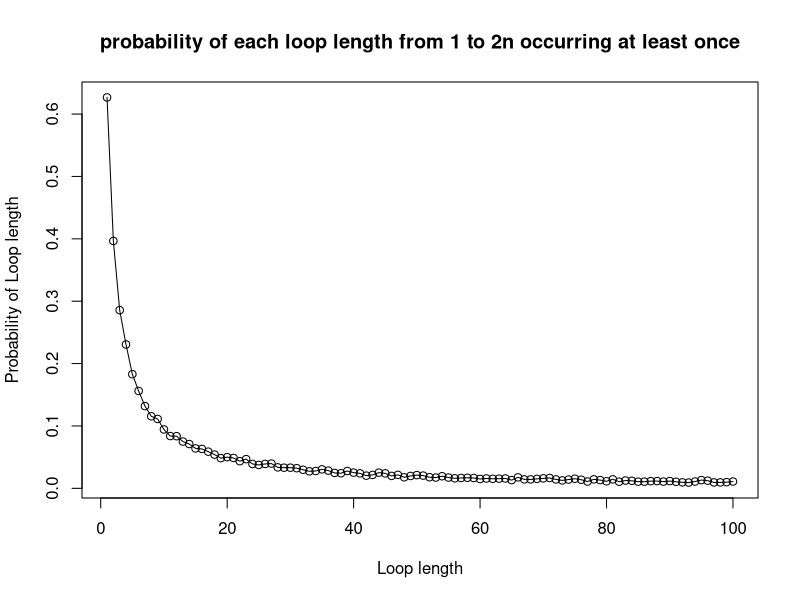
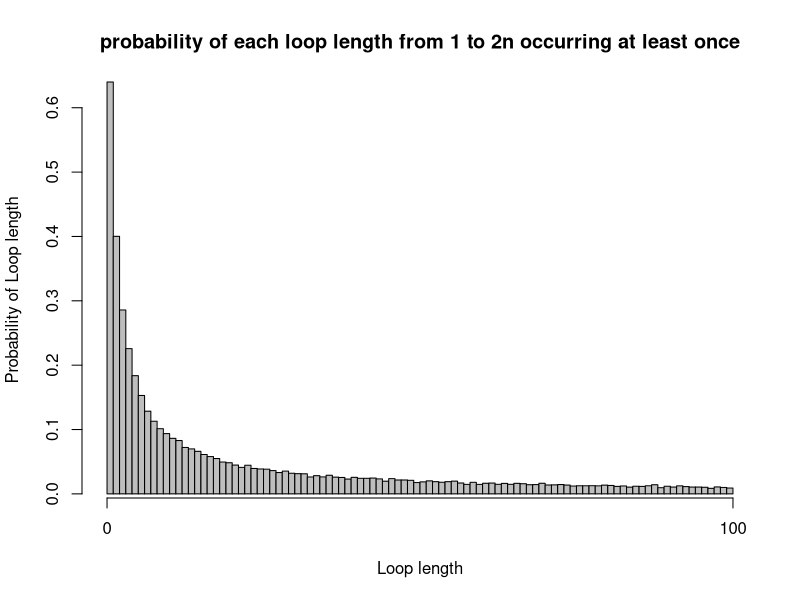

Reproduce these figures in R, in order.
# Karman Singh s1936373
# Viren Sirwani Mulani s1949143
# Alannah Hounat s2434943
# Git repo Link:
# Team member contributions to project:

# Overview of Code: Given the 2n prisoners problem. An R script to evaluate the 
# different probabilities of a prisoner being set free given that they must check n boxes from
# 2n boxes using one of three strategies.
# 3 strategies:
# 1. Prisoner opens first box with their number on the outside. If it doesn't contain their number
# the next box they open starts with the number revealed in the first box
# 2. the same as strategy 1 except the first box is a random box 
# 3. They open n boxes at random checking for their number within the box 
# We evaluate the probabilities of one prisoner being set free and all 2n prisoners being set free
# 

# INPUT: n <- decides numbers of prisoners, prisoner_number<- prisoner number, 
# first_box <- first box picked by prisoner, depending on strategy , 
# numbered_boxes <- numbered boxes taken from random sample
# OUTPUT: 1 or 0 for success or not success respectively
# Purpose: returns 1 or 0 as stated above to tell us if the prisoners have
# been successful in finding their number. Also, so code isn't repeated in later functions
success_check <- function(n, prisoner_number, first_box, numbered_boxes) {
  # number of boxes opened by prisoner
  number_of_attempts <- 0
  # value 1 indicates prisoner number found, 0 otherwise
  success <- 0
  # first box opened corresponds to value of first_box value, depending on strategy used, could be 
  # random or prisoners number
  guess <- numbered_boxes[first_box]
  # while loop checks if number of boxes opened is less than n
  while (number_of_attempts < n) {
    if (guess == prisoner_number) {
      # if prisoner number found, no need to continue looking
      success <- 1
      break
    }
    else {
      # move on to the next box as previous box did not contain prisoner number
      guess <- numbered_boxes[guess]
      # number of attempts goes up by one as prisoner moves on to next box
      number_of_attempts <- number_of_attempts + 1
    }
  }
  
  # 1 or 0, depending on if prisoner number has been found
  return (success)
}

# INPUT: n <- total number of prisoners, quantity <- number of items to choose
# OUTPUT: vector of integers of length 'quantity'
# PURPOSE: produce a random vector of box numbers of a particular size depending on 
# the strategy. Strategy 2 would require us to return just one box number while 
# strategy 3 requires us to return n random box numbers
produce_random_numbered_boxes <- function(n, quantity) {
  return (sample(1:n, quantity))
}

# INPUT: n <- decides numbers of prisoners, k <- prisoner number, strategy <- 1, 2 or 3,
# numbered_boxes<- numbered boxes
# OUTPUT: 1(success) or 0(fail)
# PURPOSE: This function simulates the first strategy where a prisoner
# picks a box with their number on it, the second strategy where a prisoner
# picks a random box to begin with, and the third strategy where a prisoner
# picks n boxes at random, checking each card for their number
check_success_given_strategy <- function(n, k, strategy, numbered_boxes){
  success_strategy3 <- 0
  # if and else if to select the correct strategy
  if (strategy == 1)
    # first box picked has prisoners number on it
    first_box <- k
  else if (strategy == 2)
    # pick a box with a random number on it by calling the helper function 
    # 'produce_random_numbered_boxes'
    first_box <- produce_random_numbered_boxes(2 * n, 1)
  else if (strategy == 3) {
    # here we need n random boxes, the aforementioned helper function is used again
    random_box <- produce_random_numbered_boxes(2 * n, n)
    for (box in random_box) {
      # if one of the random boxes contains the prisoners number
      if (box == k){
        # if prisoner number found, no need to continue looking
        success_strategy3 <- 1
        break
      }
    }
    return (success_strategy3)
  }
  # check the success, used for strategy 1 and 2
  check <- success_check(n, k, first_box, numbered_boxes)
  return(check)
}

# INPUT: n <- decides numbers of prisoners, k <- prisoner number, strategy <- either 1,2,3,
# nreps <- number of times experiment is done
# OUTPUT: Probability estimate of prisoner k finding their number using given strategy
# PURPOSE: To find the probability of one prisoner finding their number
Pone <- function(n, k, strategy, nreps = 10000) {
  number_of_success <- 0
  # iterating over nreps experiments
  for (reps in 1:nreps) {
    # index of numbered_boxes corresponds to the box number, and the value stored
    # at that index corresponds to the numbered card randomly placed in the box
    numbered_boxes <- produce_random_numbered_boxes(2 * n, 2 * n)
    number_of_success <- number_of_success + 
      check_success_given_strategy(n, k, strategy, numbered_boxes)
  }
  # we divide number_of_success by nreps to get a probability of a single prisoner
  # finding their number
  prob_one_estimate <- number_of_success / nreps
  return (prob_one_estimate)
}

# INPUT: n <- decides numbers of prisoners, strategy <- either 1,2,3
# nreps <- number of times experiment is done
# OUTPUT: Probability estimate of all prisoners finding their number using given strategy
# PURPOSE: To find the probability of all prisoners being released
Pall <- function(n, strategy, nreps = 10000) {
  number_of_success <- 0
  for (reps in 1:nreps) {
    # Outside inner loop since the room is returned to original state once 
    # prisoner leaves
    numbered_boxes <- produce_random_numbered_boxes(2 * n, 2 * n)
    for (prisoner_number in 1:(2 * n)) {
      # calls on helper function to check if the chosen strategy has been 
      # successful or not. A 1 would be success, 0 otherwise
      check <- check_success_given_strategy(n, prisoner_number, strategy, numbered_boxes)
      # if check == 0 then one of the prisoners was unable to find their number
      # this means none of the prisoners go free, so, we stop the loop entirely
      if (check == 0)
        break
    }
    # add 1 to number_of_success if prisoner finds number
    number_of_success <- number_of_success + check
  }
  
  # divide by total number of repetitions to get probability of everybody succeeding 
  prob_all_estimate <- number_of_success / nreps
  return (prob_all_estimate)
}

# example code of the 'Pone' and 'Pall' are provided below:

cat("Probability estimate of a single prisoner succeeding in finding their number when n=5:")
cat("nStrategy 1:", Pone(5, 7, 1))
cat("\nStrategy 2:", Pone(5, 7, 2))
cat("\nStrategy 3:", Pone(5, 7, 3))

cat("Probability estimate of a single prisoner succeeding in finding their number when n=50:")
cat("\nStrategy 1:", Pone(50, 7, 1))
cat("\nStrategy 2:", Pone(50, 7, 2))
cat("\nStrategy 3:", Pone(50, 7, 3))

cat("\nProbability estimate of all prisoners succeeding in finding their numbers when n=5:")
cat("\nStrategy 1:", Pall(5, 1))
cat("\nStrategy 2:", Pall(5, 2))
cat("\nStrategy 3:", Pall(5, 3))

cat("\nProbability estimate of all prisoners succeeding in finding their numbers when n=50:")
cat("\nStrategy 1:", Pall(50, 1))
cat("\nStrategy 2:", Pall(50, 2))
cat("\nStrategy 3:", Pall(50, 3))

# For Pone evidently the less people there are (the smaller that n is) the better 
# chance of success, which is expected.

# Pall is where we observe a surprising result. 
# Strategy 2 and 3 yield zero/near zero probabilities. Strategy 1 yields an
# approximate probability of 30% and 36% for n=50 and n=5 respectively.
# This seems to be the most optimal strategy.
# Strategy 2 and 3 have an element of randomness to them, as a result there 
# is no guarantee to even eventually find the correct prisoner number.
# In strategy 1 every box leads to another and eventually loops back to the
# prisoner number we began with, this is guaranteed. What is not guaranteed
# is the cycle which contains the prisoner number may have a length greater 
# than n.

# INPUT: n <- decides numbers of prisoners, nreps <- number of times experiment is done
# OUTPUT: probability of each loop length from 1 to 2n occurring at least once 
# PURPOSE: here we estimate by simulation the probability of each loop length
# occurring at least once in a random shuffling of the prisoner numbers 
dloop <- function(n, nreps = 10000) {
  # count of all the cycles with loop length 1 to 2n that occurred 0 times 
  # in the simulation
  count_loop_length_0_times = rep(0, 2*n)
  #loop over all experiments(number of repetitions)
  for (reps in 1:nreps) {
    # index of numbered_boxes corresponds to the box number, and the value stored
    # at that index corresponds to the numbered card randomly placed in the box
    numbered_boxes <- produce_random_numbered_boxes(2 * n, 2 * n)
    # count of how many times a cycle has 1 to 2n loop length
    count_of_loop_length = rep(0, 2*n)
    # numbers that are already present in a cycle, hence don't need to be 
    # iterated over again
    numbers_iterated_over = c()
    # looping over all prisoner numbers
    for (prisoner_number in 1:(2 * n)) {
      # vector to hold various cycles, length of this vector would give the 
      # length of the cycle that contains the prisoner number
      individual_cycles = c()
      # if prisoner number is not present in any previous cycles, we follow
      # the path of boxes to find the cycle that contains the prisoner number.
      # if the prisoner number is present, then just skip to the next 
      # prisoner number
      if (!(prisoner_number %in% numbers_iterated_over)) {
        individual_cycles = append(individual_cycles, prisoner_number)
        next_box_in_cycle = numbered_boxes[prisoner_number]
        # checks if the card removed from the box contains the prisoner number
        while (next_box_in_cycle != prisoner_number) {
          individual_cycles = append(individual_cycles, next_box_in_cycle)
          next_box_in_cycle = numbered_boxes[next_box_in_cycle]
        }
        count_of_loop_length[length(individual_cycles)] = 
          count_of_loop_length[length(individual_cycles)] + 1
        # appending the numbers in the cycle to the vector that contains all the
        # cycles
        numbers_iterated_over = append(numbers_iterated_over, individual_cycles)
      }
    }
    # finds all loop lengths that occurred 0 times in the experiment and adds 1
    # to the count for each of those loop lengths
    index_loop_length_0_times = grep(0, count_of_loop_length)
    count_loop_length_0_times[index_loop_length_0_times] = 
      count_loop_length_0_times[index_loop_length_0_times] + 1
  }
  # in the following two lines we take the count of the cycles that happened 
  # zero times and divide by number of repetitions to get a probability
  # of cycles happening zero times. We then subtract these values from 1 to get
  # probability of the cycles happening at least 1 time
  prob_loop_length_0_times <- count_loop_length_0_times/nreps
  prob_loop_length_at_least_once <- 1 - prob_loop_length_0_times
  return (prob_loop_length_at_least_once)
}

# example code for 'dloop' provided below:

cat("Probability of loop length from 1 to 2n occurring at least once in a random shuffling of cards to boxes: ")
cat("\nFor n=50: ", dloop(50))

# Here n=50. For the prisoners to be successful, the longest loop must not be greater than
# 50. The probability of not having a loop longer than 50 is equal to the probability
# of a random permutation of the prisoner numbers 1 to 100 having a loop whose length is
# greater than 50. We first need to know the number of permutations of prisoner
# numbers 1 to 100 with a loop of length x>50. That is 100!/x. The probability of 
# of a random permutation containing no loops of length greater than 50 is 
# calculated below:

# number of permutations with cycle length x>50
single_events <- factorial(100)*(1/(51:100))
# simple sum of all the values in vector
sum_single_events <- sum(single_events)
prob_no_greater_50 <- 1 - (1/factorial(100))*sum_single_events
cat("The probability of no loop being longer than 50 is:", prob_no_greater_50)


# We use a line graph to visualize the probabilities for each loop length. A line
# graph is used her since we can identify trends in the data. Usually line graphs are
# used to track changes over a short or long period of time. But it can be used in
# this scenario.
n1 <- 50
loop_vector1 <- dloop(n=n1,nreps=10000)
line_graph <- plot(x= 1:(2*n1),
                   y=loop_vector1, 
                   type="o",
                   xlab="Loop length",
                   ylab="Probability of Loop length",
                   main= "probability of each loop length from 1 to 2n occurring at least once")

# A bar chart could be used to compare the different loop lengths. 
# The code is not too different here. Bar-chart may seem a bit cramped
n2 <- 50
loop_vector2 <- dloop(n=n2,nreps=10000)
bar_chart <- barplot(height=loop_vector2, 
                     xlab="Loop length",
                     ylab="Probability of Loop length",
                     main= "probability of each loop length from 1 to 2n occurring at least once",
                     space=0)
# Adds an axis to the current plot
axis(side=1,at=c(0,(2*n2)), tick=TRUE)

